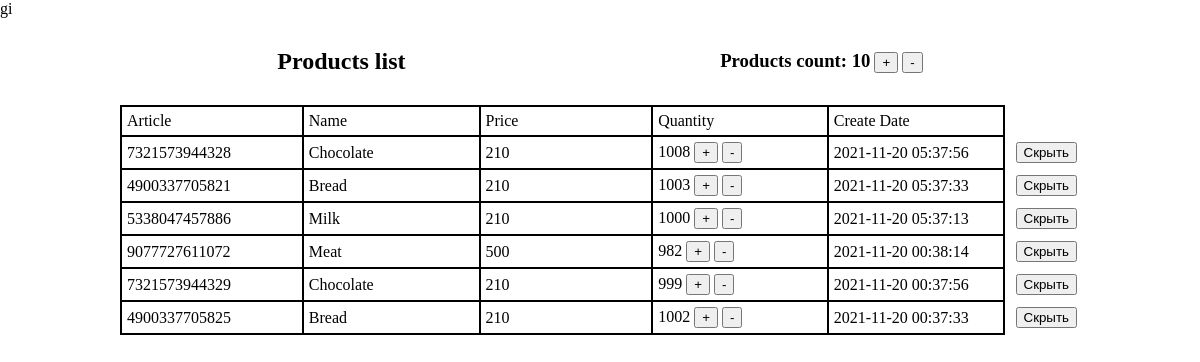
The page / on the database its author committed.
### tables this page shows
CREATE TABLE IF NOT EXISTS `products`  (
  `ID` int(11) NOT NULL,
  `PRODUCT_ID` int(11) NOT NULL,
  `PRODUCT_NAME` varchar(255) NOT NULL,
  `PRODUCT_PRICE` int(11) NOT NULL,
  `PRODUCT_ARTICLE` varchar(13) NOT NULL,
  `PRODUCT_QUANTITY` int(11) DEFAULT 0,
  `DATE_CREATE` timestamp NOT NULL DEFAULT current_timestamp(),
  `VISIBILITY` tinyint(1) DEFAULT 1
);

### CProduct.php (called while the page is built, shortened)
<?php
require_once 'config/connect.php';
$connect->query(
    "CREATE TABLE IF NOT EXISTS `Products`(
            `ID` INT NOT NULL AUTO_INCREMENT,
            `PRODUCT_ID` INT NOT NULL,
            `PRODUCT_NAME` VARCHAR(255) NOT NULL,
            `PRODUCT_PRICE` INT NOT NULL,
            `PRODUCT_ARTICLE` VARCHAR(13) NOT NULL,
            `PRODUCT_QUANTITY` INT DEFAULT '0',
            `DATE_CREATE` TIMESTAMP NOT NULL DEFAULT CURRENT_TIMESTAMP,
            `VISIBILITY` BOOLEAN DEFAULT '1',
            PRIMARY KEY(ID),
            UNIQUE KEY(PRODUCT_ID),
            UNIQUE KEY(PRODUCT_ARTICLE)
)");
class CProduct {
    public function selectRecordsFrom($table, $count, $sort, $sort_type) {
        global $connect;
        $result = array();
        $queryResult = $connect->query("SELECT * FROM $table ORDER BY $sort $sort_type LIMIT $count");
        for($i=$queryResult->num_rows; $i>0; $i--) {
            $result[] = $queryResult->fetch_assoc();
        }
        return $result;
    }
}

### index.php (the view, shortened to what this page needs)
<?php
    require_once 'CProduct.php';
    $CProduct = new CProduct();
?>
<!doctype html>
<html lang="en">
<head>
    <link rel="stylesheet" href="css/style1.css">
</head>
<body>
    <div class="content">
        <div class="products">
            <div class="header">
                <h2 class="header-text">Products list</h2>
                <div class="products-count" id="productsCount">
                    <?php
                    $count = 10;
                    echo "
                        <h3 class=\"products-count-value\">Products count: <span>$count</span></h3>
                        <button type='button' class='increment count-button'>+</button>
                        <button type='button' class='decrement count-button'>-</button>
                    ";
                    ?>
                </div>
            </div>
            <div class="table-container">
                <table class="table">
                    <tbody class="table-body" id="tableContainer">
                    <tr class="table-names-item table-item">
                        <td class="table-column-name table-column">Article</td>
                        <td class="table-column-name table-column">Name</td>
                        <td class="table-column-name table-column">Price</td>
                        <td class="table-column-name table-column">Quantity</td>
                        <td class="table-column-name table-column">Create Date</td>
                        <td class="invisible-button-ceil"></td>
                    </tr>
                    <?php
                    $records = $CProduct->selectRecordsFrom('Products', $count, 'DATE_CREATE', 'DESC');
                    foreach ($records as $key => $record) {
                        if (!$record['VISIBILITY']) {
                            continue;
                        }
                        echo "
                        <tr class='table-item' id='tr-".$record['ID']."'>
                            <td class=\"table-column\">".$record['PRODUCT_ARTICLE']."</td>
                            <td class=\"table-column\">".$record['PRODUCT_NAME']."</td>
                            <td class=\"table-column\">".$record['PRODUCT_PRICE']."</td>
                            <td class=\"table-column\">
                                <span>".$record['PRODUCT_QUANTITY']."</span>
                                <button type='button' id='increment'>+</button>
                                <button type='button' id='decrement'>-</button>
                            </td>
                            <td class=\"table-column\">".$record['DATE_CREATE']."</td>
                            <td class='invisible-button-ceil'><button type='button' class='invisible-button' id='tr-".$record['ID']."-button'>Скрыть</button></td>
                        </tr>
                        ";
                    }
                    ?>
                    </tbody>
                </table>
            </div>
        </div>
    </div>
</body>
</html>

### css/style1.css (style rules this page uses)
* { box-sizing: border-box; }
h1, h2, h3, h3, h4, h5, h6 { display: inline; }
body { margin: 0; }
.content { width: 100%; display: flex; justify-content: center; }
.products { width: 80%; margin: 0 auto; flex-wrap: nowrap; display: flex; flex-direction: column; align-items: center; justify-content: space-between; }
.header-text { margin: 0; }
.table-container { width: 100%; }
.header { width: 100%; margin: 30px 0; display: flex; align-items: center; justify-content: space-around; }
.table { width: 100%; border-collapse: collapse; padding-right: 10px; }
.table-column { border: 2px solid black; padding: 5px; width: 20%; }
.invisible-button { margin-left: 10px; }

### rows shown on the page
products: PRODUCT_ARTICLE "7321573944328", PRODUCT_NAME "Chocolate", PRODUCT_PRICE "210", PRODUCT_QUANTITY "1008", DATE_CREATE "2021-11-20 05:37:56"
products: PRODUCT_ARTICLE "4900337705821", PRODUCT_NAME "Bread", PRODUCT_PRICE "210", PRODUCT_QUANTITY "1003", DATE_CREATE "2021-11-20 05:37:33"
products: PRODUCT_ARTICLE "5338047457886", PRODUCT_NAME "Milk", PRODUCT_PRICE "210", PRODUCT_QUANTITY "1000", DATE_CREATE "2021-11-20 05:37:13"
products: PRODUCT_ARTICLE "9077727611072", PRODUCT_NAME "Meat", PRODUCT_PRICE "500", PRODUCT_QUANTITY "982", DATE_CREATE "2021-11-20 00:38:14"
products: PRODUCT_ARTICLE "7321573944329", PRODUCT_NAME "Chocolate", PRODUCT_PRICE "210", PRODUCT_QUANTITY "999", DATE_CREATE "2021-11-20 00:37:56"
products: PRODUCT_ARTICLE "4900337705825", PRODUCT_NAME "Bread", PRODUCT_PRICE "210", PRODUCT_QUANTITY "1002", DATE_CREATE "2021-11-20 00:37:33"

### other values the page prints
$count "10"
